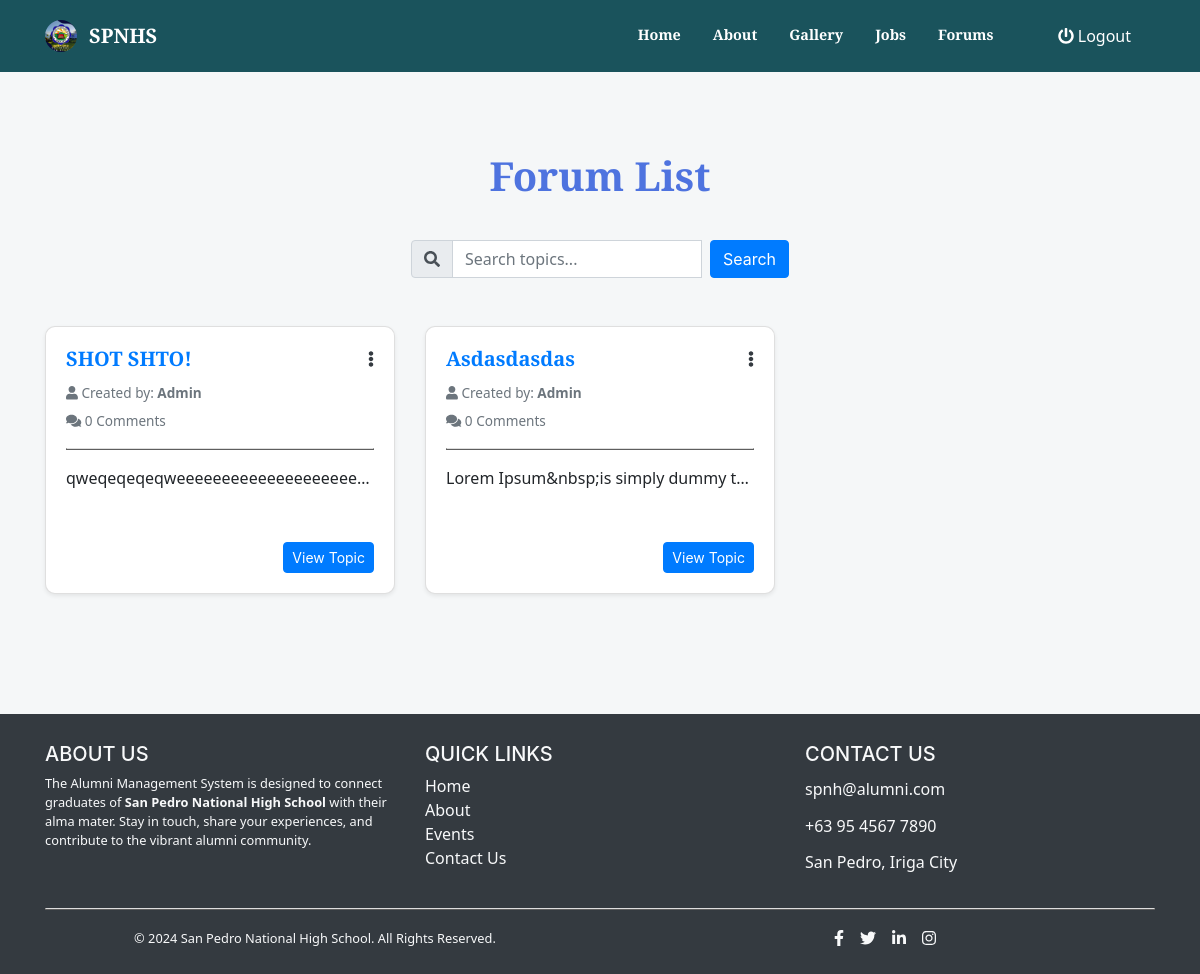
Page /index.php?page=forum (signed in) on the earlier database version.
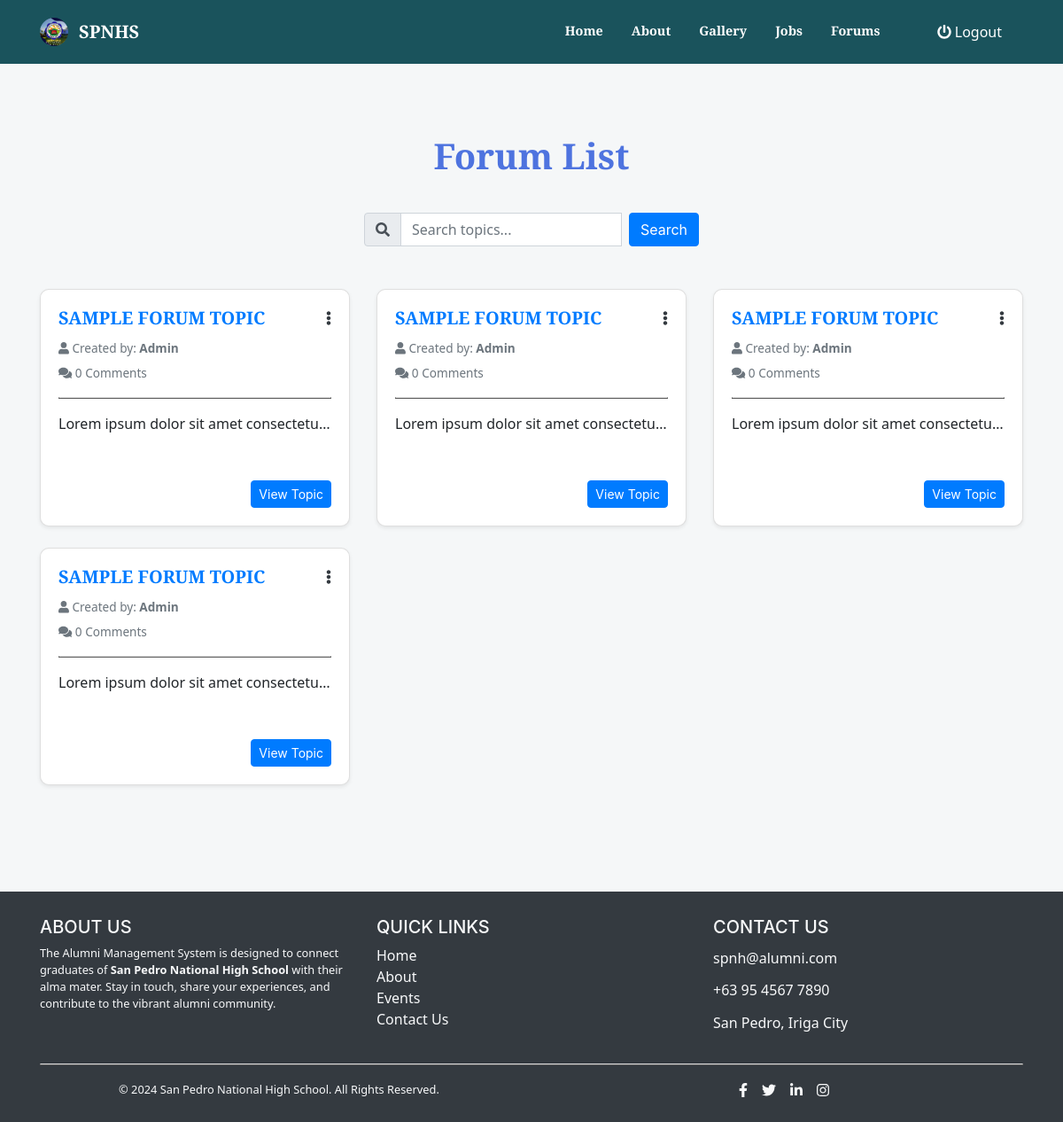
Same page on the later database version.
### tables this page shows
CREATE TABLE `forum_topics` (
  `id` int(30) NOT NULL,
  `title` varchar(250) NOT NULL,
  `description` text NOT NULL,
  `user_id` int(30) NOT NULL,
  `date_created` datetime NOT NULL DEFAULT current_timestamp()
);

CREATE TABLE `users` (
  `id` int(30) NOT NULL,
  `name` text NOT NULL,
  `username` varchar(200) NOT NULL,
  `password` varchar(200) NOT NULL,
  `type` tinyint(1) NOT NULL DEFAULT 3 COMMENT '1=Admin,2=Alumni officer, 3= alumnus',
  `auto_generated_pass` text NOT NULL,
  `alumnus_id` int(30) NOT NULL
);

### forum.php (the view, shortened to what this page needs)
<?php
include 'admin/db_connect.php';
?>
<div class="container pt-4">
    <header class="">
            <div class="head container-fluid h-100">
                <div class="row h-100 align-items-center justify-content-center text-center">
                    <div class="col-lg-8 align-self-end mb-4 page-title">
                    <h1 class="mt-3 display-4 fw-bold">Forum List</h1>
                    </div>
                </div>
            </div>
        </header>
    <div class="search_container d-flex justify-content-center mb-5">
        <div class="input-group" style="width: 60%;">
            <div class="input-group-prepend">
                <span class="input-group-text"><i class="fa fa-search"></i></span>
            </div>
            <input type="text" class="form-control" id="filter" placeholder="Search topics..." aria-label="Filter">
            <button class="btn btn-primary ml-2" id="search">Search</button>
        </div>
    </div>
    <div class="row mb-6" >
        <?php
        $event = $conn->query("SELECT f.*,u.name FROM forum_topics f INNER JOIN users u ON u.id = f.user_id ORDER BY f.id DESC");
        while ($row = $event->fetch_assoc()):
            $trans = get_html_translation_table(HTML_ENTITIES, ENT_QUOTES);
            unset($trans["\""], $trans["<"], $trans[">"], $trans["<h2"]);
            $desc = strtr(html_entity_decode($row['description']), $trans);
            $desc = str_replace(array("<li>", "</li>"), array("", ","), $desc);
            $count_comments = $conn->query("SELECT * FROM forum_comments WHERE topic_id = ".$row['id'])->num_rows;
        ?>
        <div class="col-md-6 col-lg-4 mb-4">
            <div class="card h-100 shadow-sm">
                <div class="card-body">
                    <div class="d-flex justify-content-between align-items-start">
                        <h5 class="card-title text-primary"><?php echo ucwords($row['title']); ?></h5>
                        <?php if ($_SESSION['login_id'] == $row['user_id']): ?>
                        <div class="dropdown">
                            <a href="#" class="text-dark" id="dropdownMenuButton" data-toggle="dropdown">
                                <i class="fa fa-ellipsis-v"></i>
                            </a>
                        </div>
                        <?php endif; ?>
                    </div>
                    <p class="text-muted mb-2"><i class="fa fa-user"></i> Created by: <b><?php echo $row['name']; ?></b></p>
                    <p class="text-muted"><i class="fa fa-comments"></i> <?php echo $count_comments; ?> Comments</p>
                    <hr>
                    <p class="card-text text-truncate" style="height: 60px; overflow: hidden;"><?php echo strip_tags($desc); ?></p>
                    <button class="btn btn-primary btn-sm float-right view_topic" data-id="<?php echo $row['id']; ?>">View Topic</button>
                </div>
            </div>
        </div>
        <?php endwhile; ?>
    </div>
</div>

Differences in the rows shown:
removed forum_topics: title "SHOT SHTO!", user.name "Admin", count_comments "0", description "qweqeqeqeqweeeeeeeeeeeeeeeeeeee…"
removed forum_topics: title "Asdasdasdas", user.name "Admin", count_comments "0", description "Lorem Ipsum&nbsp;is simply dummy t…"
added forum_topics: title "SAMPLE FORUM TOPIC", user.name "Admin", count_comments "0", description "Lorem ipsum dolor sit amet consectetu…"
added forum_topics: title "SAMPLE FORUM TOPIC", user.name "Admin", count_comments "0", description "Lorem ipsum dolor sit amet consectetu…"
added forum_topics: title "SAMPLE FORUM TOPIC", user.name "Admin", count_comments "0", description "Lorem ipsum dolor sit amet consectetu…"
added forum_topics: title "SAMPLE FORUM TOPIC", user.name "Admin", count_comments "0", description "Lorem ipsum dolor sit amet consectetu…"
